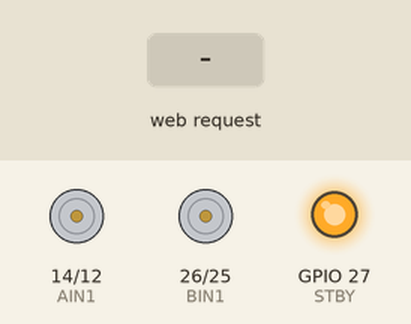
This sketch was run on a simulated ESP32. On the bench: motor-driver pin pairs drawn as motors (green arrow = first pin HIGH = forward, orange = second pin HIGH = backward, longer = more drive, scaled by the enable pin, stopped while the standby pin is LOW), output pins drawn as LEDs (lit = HIGH). The test bench sets the inputs (shaded band). WiFi joins after 1.5 s; servers stay silent unless stated; what the sketch prints to the serial monitor is not drawn.

Above: at 2.7 s.
2.8 s: HTTP request GET /led1on received
At 3.2 s:
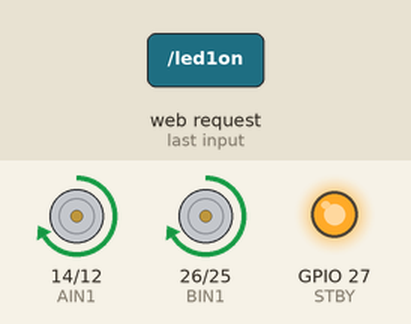
4.3 s: HTTP request GET /led2on received
At 5.5 s:
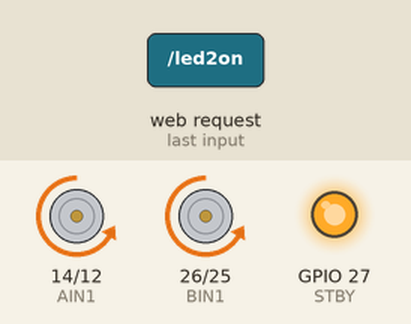
5.8 s: HTTP request GET /alloff received
At 6.7 s:
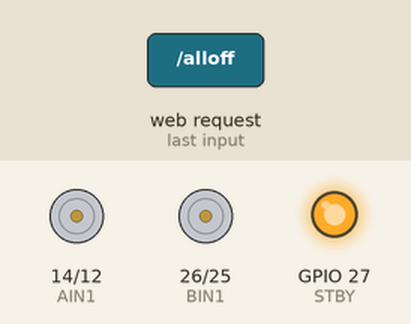
Timing chart, 0 to 8.8 s (numbered marks = the images above; inputs shaded):
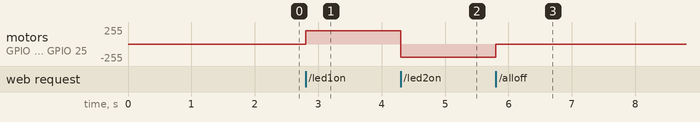

The sketch:

workingcode.ino
```cpp
#include <WiFi.h>
#include <WebServer.h>

const char* ssid = "rashid";
const char* password = "12345678";

WebServer server(80);

// TB6612FNG Pins
#define PWMA 13
#define AIN1 14
#define AIN2 12

#define BIN1 26
#define BIN2 25
#define PWMB 33

#define STBY 27

// Command queue
char commandQueue[5];
int queueStart = 0;
int queueEnd = 0;

// -------- MOTOR FUNCTIONS --------

void forward() {

  digitalWrite(AIN1, HIGH);
  digitalWrite(AIN2, LOW);

  digitalWrite(BIN1, HIGH);
  digitalWrite(BIN2, LOW);

  analogWrite(PWMA, 200);
  analogWrite(PWMB, 200);

  Serial.println("Forward");
}

void backward() {

  digitalWrite(AIN1, LOW);
  digitalWrite(AIN2, HIGH);

  digitalWrite(BIN1, LOW);
  digitalWrite(BIN2, HIGH);

  analogWrite(PWMA, 200);
  analogWrite(PWMB, 200);

  Serial.println("Backward");
}

void stopMotor() {

  analogWrite(PWMA, 0);
  analogWrite(PWMB, 0);

  Serial.println("Stop");
}

// -------- QUEUE FUNCTION --------

void addCommand(char cmd){
  commandQueue[queueEnd] = cmd;
  queueEnd = (queueEnd + 1) % 5;
}

// -------- HTTP FUNCTIONS --------

void led1on(){
  addCommand('F');
  server.send(200,"text/plain","Forward command received");
}

void led2on(){
  addCommand('B');
  server.send(200,"text/plain","Backward command received");
}

void alloff(){
  addCommand('S');
  server.send(200,"text/plain","Stop command received");
}

void setup(){

  Serial.begin(115200);

  pinMode(PWMA, OUTPUT);
  pinMode(AIN1, OUTPUT);
  pinMode(AIN2, OUTPUT);

  pinMode(PWMB, OUTPUT);
  pinMode(BIN1, OUTPUT);
  pinMode(BIN2, OUTPUT);

  pinMode(STBY, OUTPUT);

  digitalWrite(STBY, HIGH);

  WiFi.begin(ssid,password);

  while(WiFi.status()!=WL_CONNECTED){
    delay(500);
    Serial.print(".");
  }

  Serial.println();
  Serial.println("WiFi connected");
  Serial.print("ESP32 IP: ");
  Serial.println(WiFi.localIP());

  server.on("/led1on",led1on);
  server.on("/led2on",led2on);
  server.on("/alloff",alloff);

  server.begin();
}

void loop(){

  server.handleClient();

  // Execute commands in order
  if(queueStart != queueEnd){

    char cmd = commandQueue[queueStart];
    queueStart = (queueStart + 1) % 5;

    if(cmd == 'F'){
      forward();
    }
    else if(cmd == 'B'){
      backward();
    }
    else if(cmd == 'S'){
      stopMotor();
    }
  }

}
```

Measured:
- after the input at 2.8 s, motor on GPIO 14 (AIN1) / GPIO 12 (AIN2), motor on GPIO 26 (BIN1) / GPIO 25 (BIN2): stopped → forward 200/255 at once
- after the input at 4.3 s, motor on GPIO 14 (AIN1) / GPIO 12 (AIN2), motor on GPIO 26 (BIN1) / GPIO 25 (BIN2): forward 200/255 → backward 200/255 at once
- after the input at 5.8 s, motor on GPIO 14 (AIN1) / GPIO 12 (AIN2), motor on GPIO 26 (BIN1) / GPIO 25 (BIN2): backward 200/255 → stopped at once
